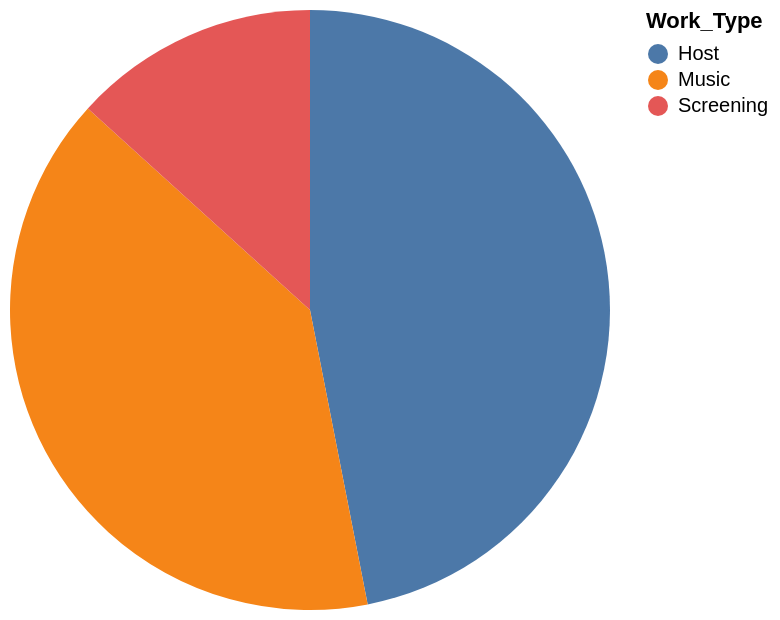

The specification (Vega-Lite) saved for this image:
### Vega-Lite specification from a JSON file in a GitHub repository (floating-point values rounded to 4 significant figures)
{"data": {"values": [{"x_data": "Host", "y_data": 16.5}, {"x_data": "Music", "y_data": 14}, {"x_data": "Screening", "y_data": 4.667}]}, "mark": "arc", "encoding": {"theta": {"field": "y_data", "type": "quantitative", "title": "avg(Years_working)"}, "color": {"field": "x_data", "type": "nominal", "title": "Work_Type"}}}
